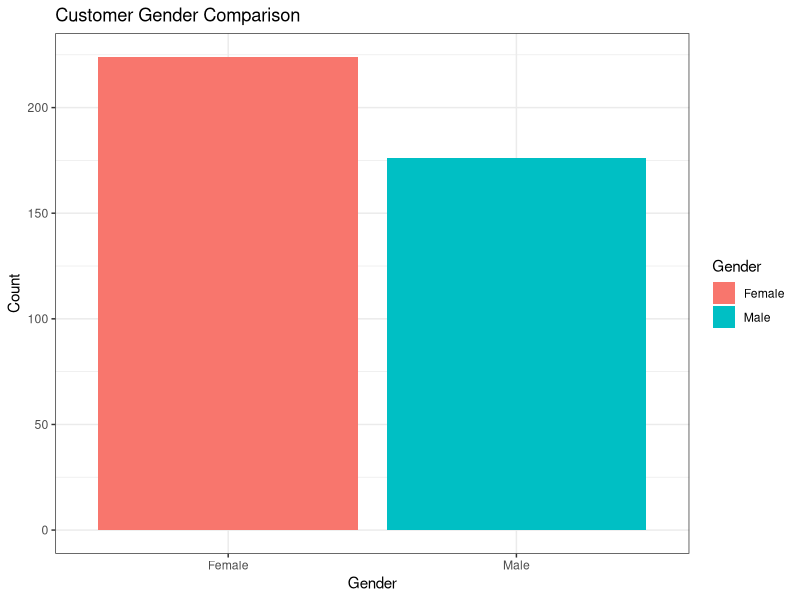
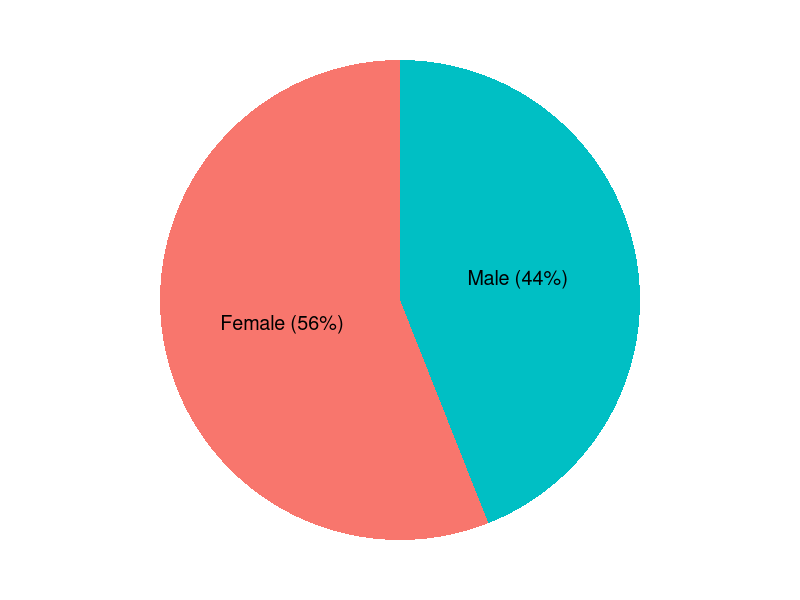
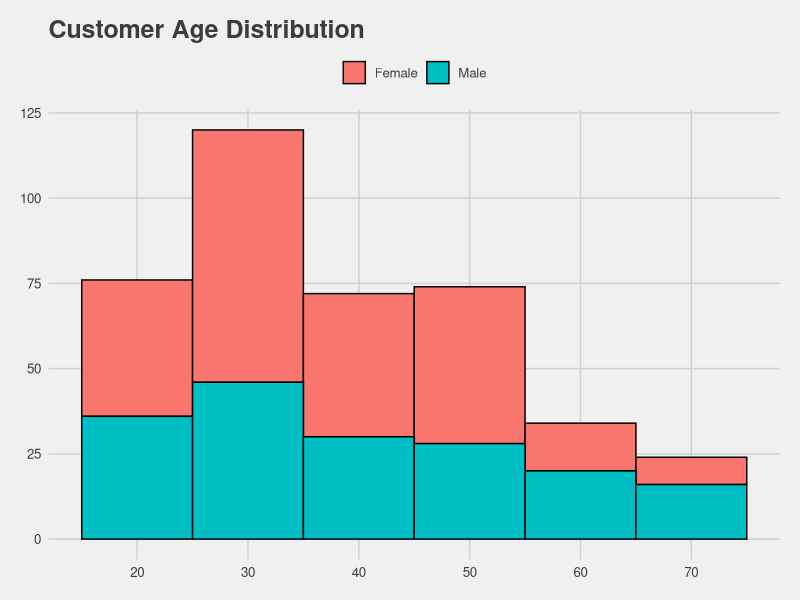
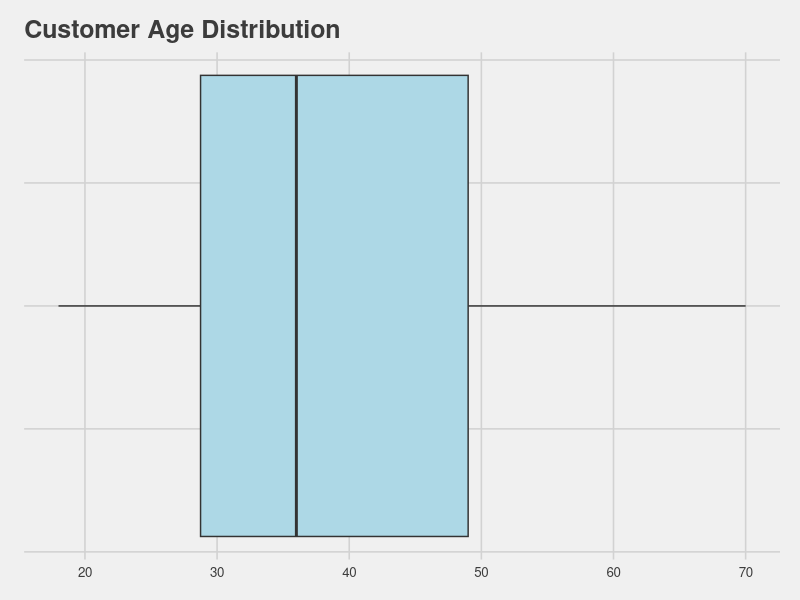
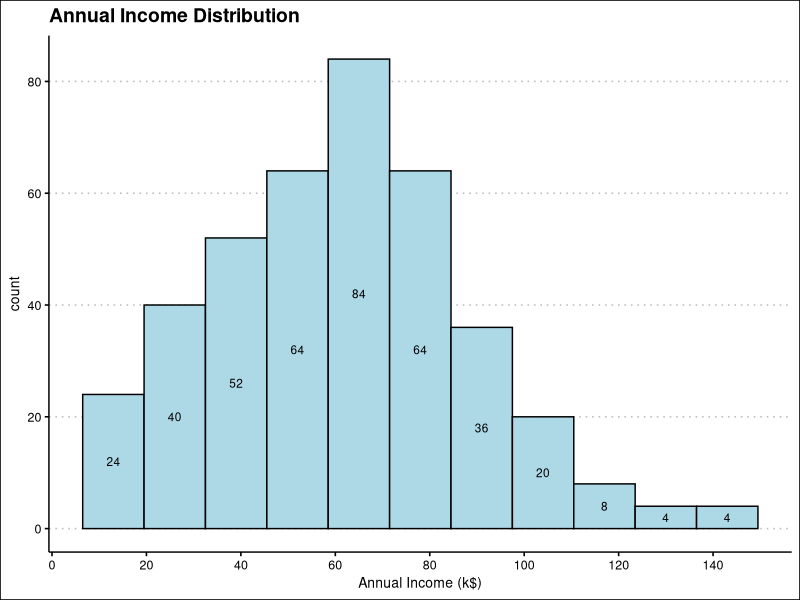
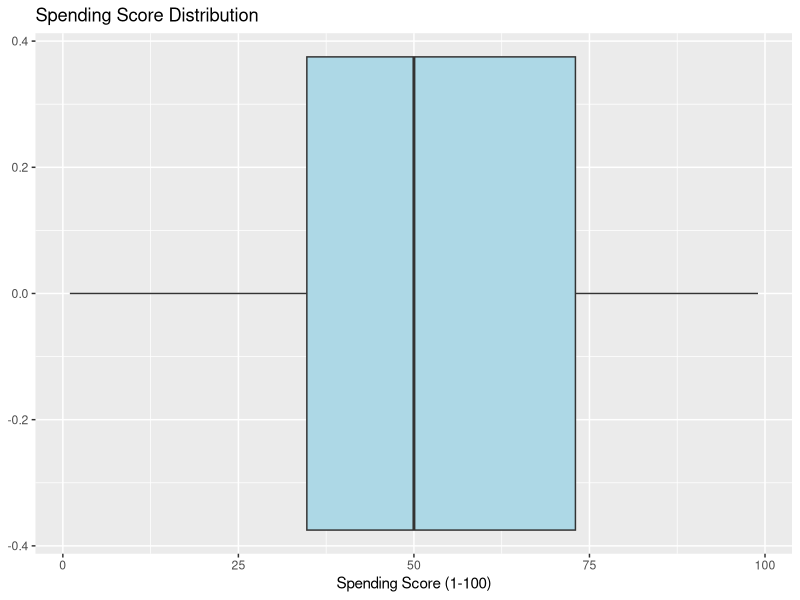
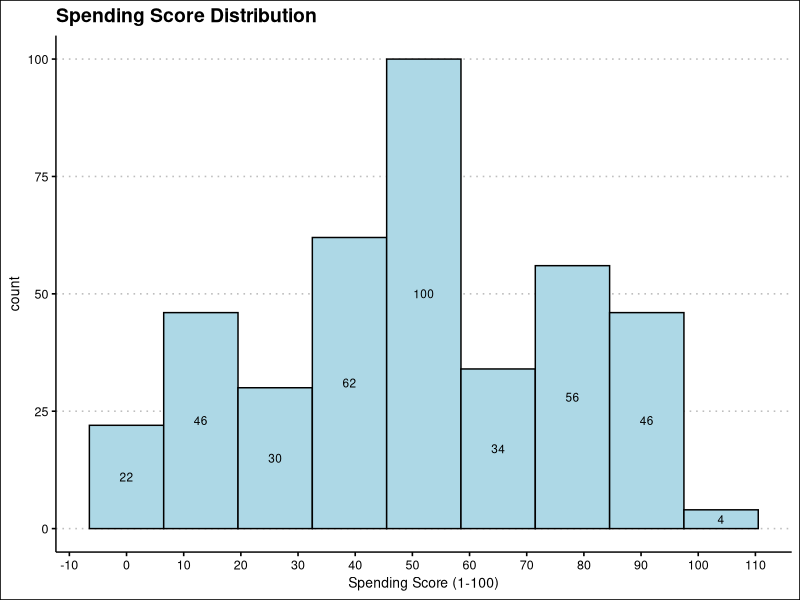

Here is the R script that generated these plots, in order:
# Load packages
library(tidyverse)

# Read in customer data
customer_data <- read_csv("Mall_Customers.csv")

# Exploration
str(customer_data)

names(customer_data)
head(customer_data)

summary(customer_data$Age)
sd(customer_data$Age)
summary(customer_data$Annual.Income..k..)
sd(customer_data$Annual.Income..k..)
summary(customer_data$Age)
sd(customer_data$Spending.Score..1.100.)

# Visualize Gender Distribution
  # simple bar chart
ggplot(data = customer_data, aes(Gender)) +
  geom_bar(aes(fill = Gender)) +
  theme_bw() +
  labs(title = "Customer Gender Comparison",
       x = "Gender",
       y = "Count")

  # pie chart using gender proportions
gen <- table(customer_data$Gender)
gender_pct <- round(gen/sum(gen) * 100)

tbl <- tibble(gender_pct, gender = c("Female", "Male")) %>% 
  arrange(desc(gender)) %>% 
  mutate(prop = gender_pct) %>% 
  mutate(ypos = cumsum(prop)- 0.5*prop )

labs <- paste(tbl$gender, " (", tbl$gender_pct, "%)", sep="")

ggplot(data = tbl, aes(x = "", y = gender_pct, fill = gender)) +
  geom_bar(stat = "identity", width = 1) +
  coord_polar("y", start = 0) +
  theme_void() +
  theme(legend.position = "none") +
  geom_text(aes(y = ypos, label = labs),
            color = "black",
            size = 5) 

# Visualizing Age Distributions
summary(customer_data$Age)

  # histogram
ggplot(data = customer_data, aes(Age)) +
  geom_histogram(binwidth = 10, aes(fill = Gender), color = "black") +
  ggthemes::theme_fivethirtyeight() +
  scale_x_continuous(n.breaks = 10) +
  theme(legend.position = "top", legend.title = element_blank()) +
  labs(title = "Customer Age Distribution",
       x = "Age",
       y = "Count")

  # simple box plot
ggplot(data = customer_data, aes(Age)) +
  geom_boxplot(fill = "lightblue") +
  scale_y_continuous(labels = NULL) +
  labs(title = "Customer Age Distribution") +
  ggthemes::theme_fivethirtyeight()
  
# Visualizing Income Distribution
summary(customer_data$`Annual Income (k$)`)

  # histogram displaying income bracket
ggplot(data = customer_data, aes(`Annual Income (k$)`)) +
  geom_histogram(binwidth = 13, color = "black", fill = "lightblue") +
  stat_bin(binwidth = 13, geom = "text", color = "black", size = 3, aes(label = ..count..),
           position = position_stack(vjust = .5)) +
  scale_x_continuous(n.breaks = 10) +
  theme(legend.position = "top",
        legend.title = element_blank()) +
  labs(title = "Annual Income Distribution",
       xlab = "Income (in k$)") +
  ggthemes::theme_clean()

# Visualizing Spending Score Distribution
  # simple boxplot
ggplot(data = customer_data, aes(`Spending Score (1-100)`)) +
  geom_boxplot(fill = "lightblue") +
  labs(title = "Spending Score Distribution ")

  # histogram displaying Spending Score bins
ggplot(data = customer_data, aes(`Spending Score (1-100)`)) +
  geom_histogram(binwidth = 13, color = "black", fill = "lightblue") +
  stat_bin(binwidth = 13, geom = "text", color = "black", size = 3, aes(label = ..count..),
           position = position_stack(vjust = .5)) +
  scale_x_continuous(n.breaks = 10) +
  theme(legend.position = "top",
        legend.title = element_blank()) +
  labs(title = "Spending Score Distribution",
       xlab = "Spending Score") +
  ggthemes::theme_clean()

